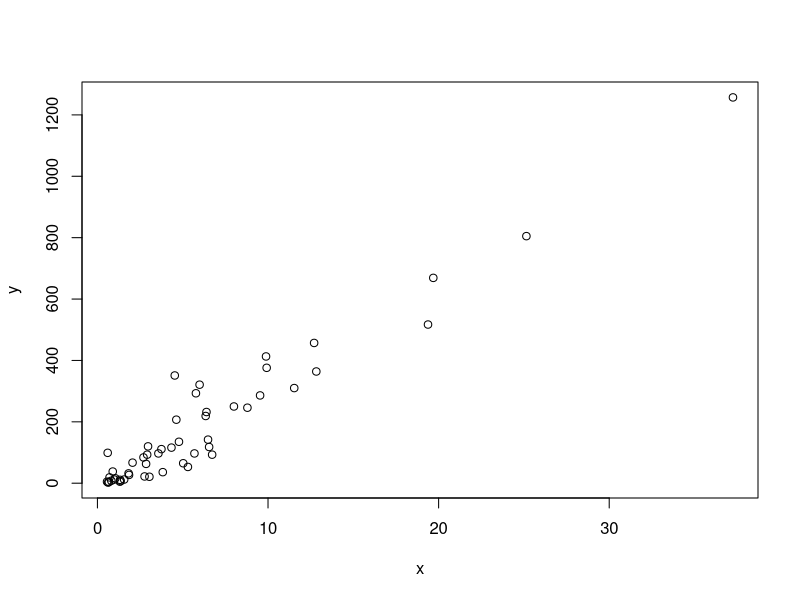
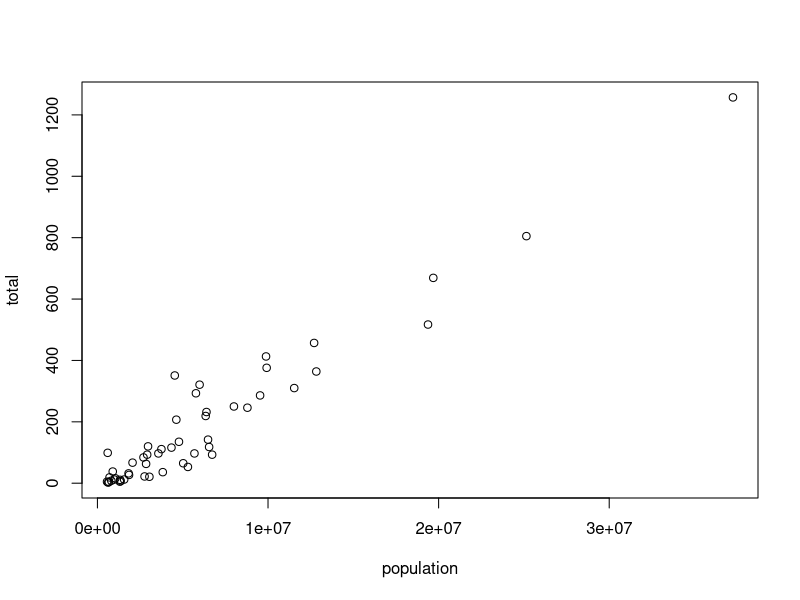
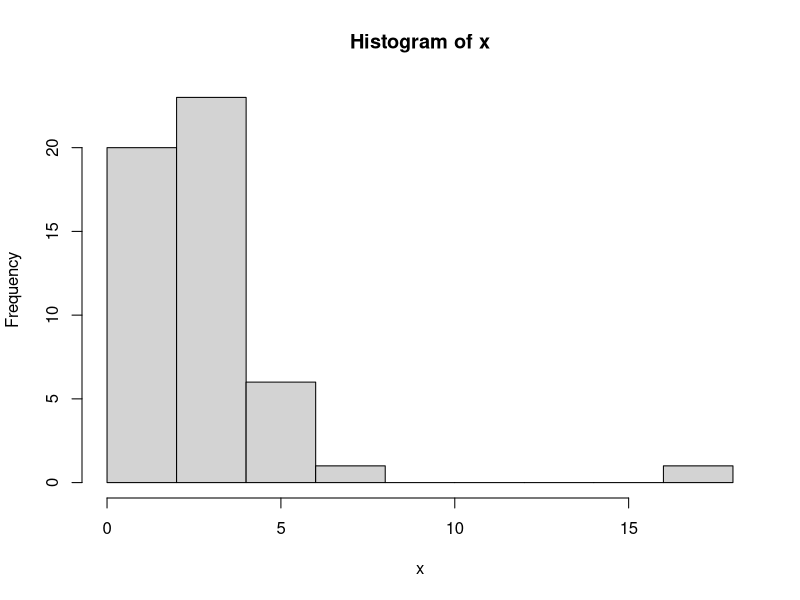
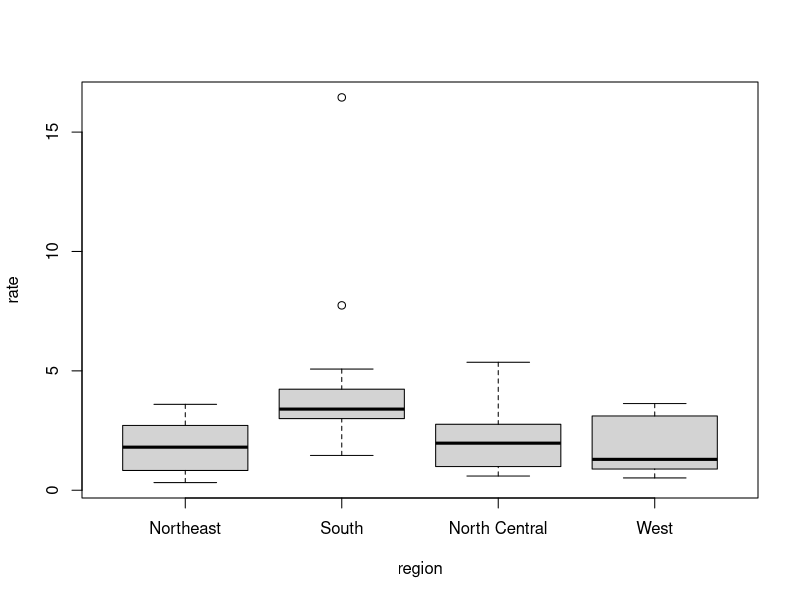
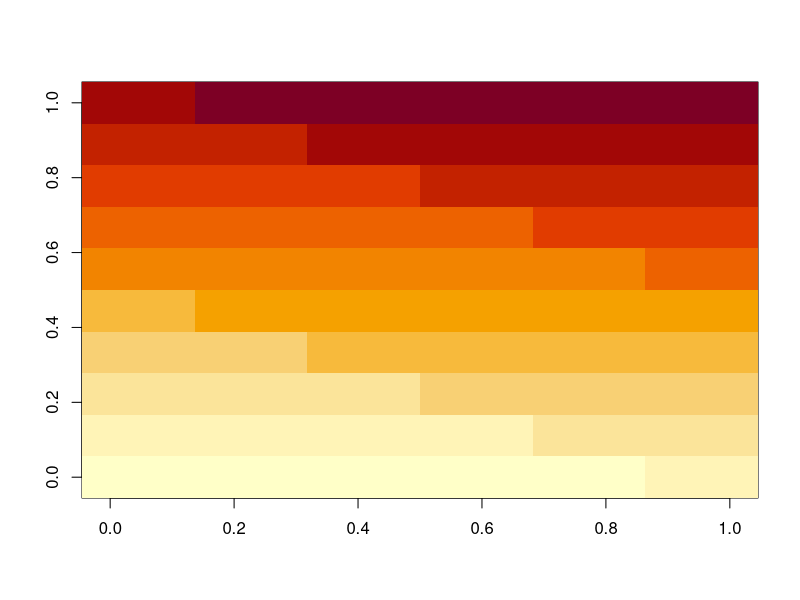
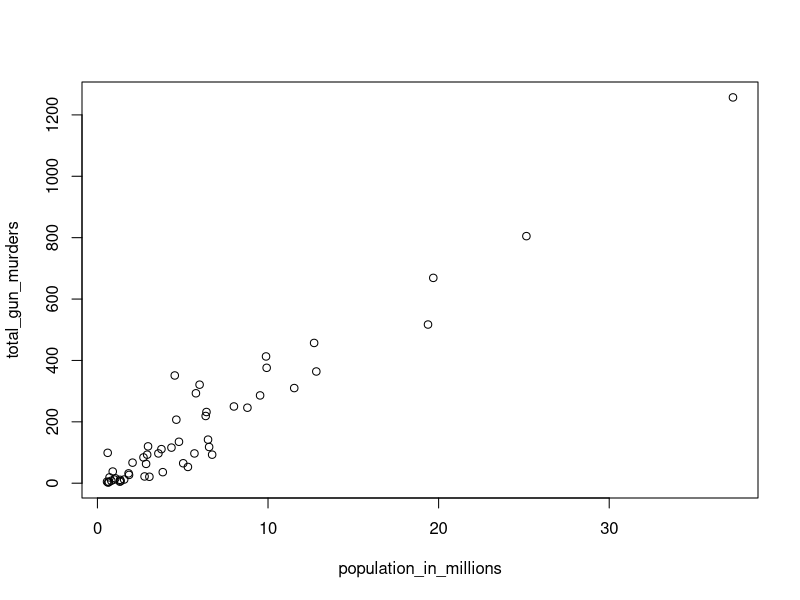
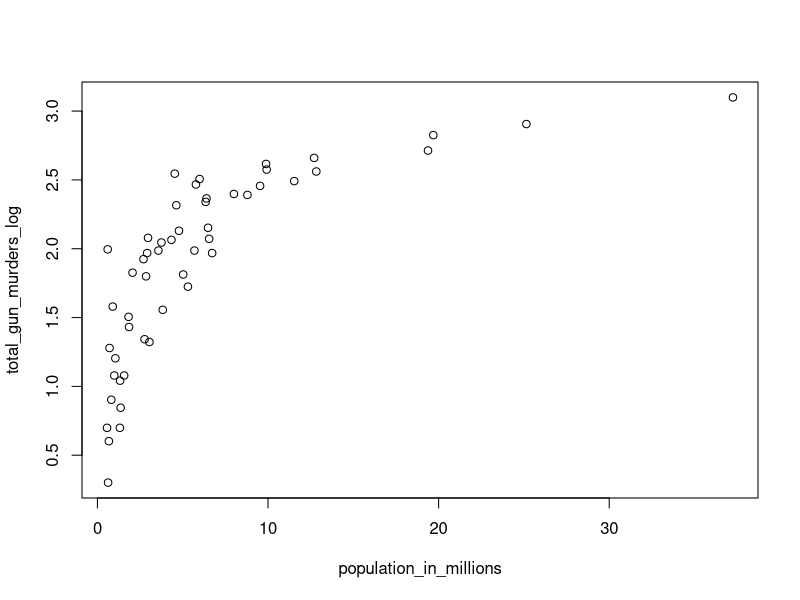
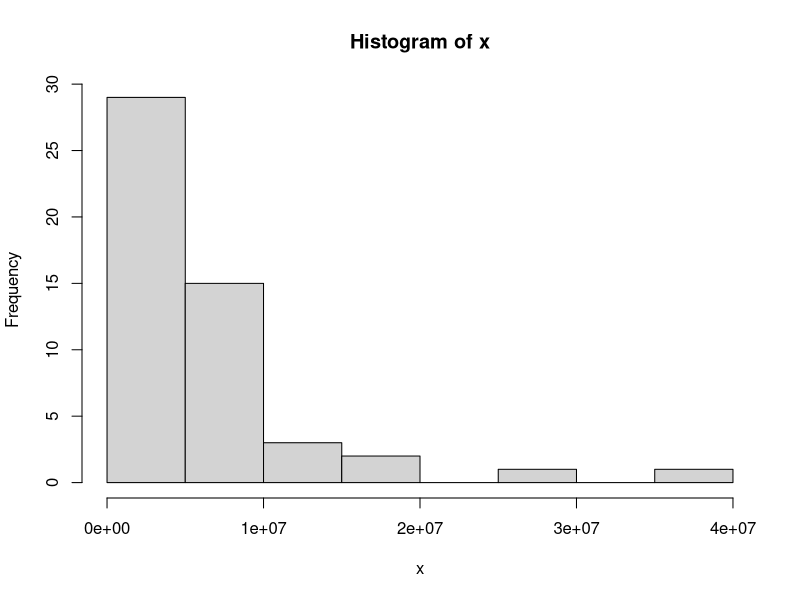

R code for these plots, in order:
## ---- chunk 1
x <- c(1, "canada", 3)
## ---- chunk 2
x
class(x)
## ---- chunk 3
x <- 1:5
y <- as.character(x)
y
## ---- chunk 4
as.numeric(y)
## ---- chunk 5
temp <- c(35,88,42,84,81,30)
## ---- chunk 6
city <- c("Beijing","Lagos","Paris","Rio de Janeiro","San Juan","Toronto")
## ---- chunk 7
names(temp) <- city
## ---- chunk 8
temp[1:3]
## ---- chunk 9
temp[c("Paris","San Juan")]
## ---- chunk 10
12:73
## ---- chunk 11
seq(1,100,2)
## ---- chunk 12
b <- seq(6,55,4/7)
b
length(b)
## ---- chunk 13
a <- seq(1,10,0.5)
class(a)
## ---- chunk 14
a <- seq(1,10)
class(a)
## ---- chunk 15
class(1L)
## ---- chunk 16
x <- c("1","3","5")
x
class(x)
x <- as.integer(x)
class(x)
## ---- chunk 17
library(dslabs)
data(murders)
sort(murders$total)
## ---- chunk 18
x <- c(31,4,15,92,65)
sort(x)
## ---- chunk 19
index <- order(x)
x[index]
## ---- chunk 20
x
order(x)
## ---- chunk 21
murders$state[1:6]
murders$abb[1:6]
## ---- chunk 22
ind <- order(murders$total)
murders$abb[ind]
## ---- chunk 23
max(murders$total)
## ---- chunk 24
i_max <- which.max(murders$total)
murders$state[i_max]
## ---- chunk 25
x <- c(31,4,15,92,65)
rank(x)
## ---- chunk 26
library(dslabs)
data("murders")
## ---- chunk 27
pop <- murders$population
sort(pop)
sort(pop)[1]
## ---- chunk 28
ind <- order(pop)
ind
## ---- chunk 29
i_min <- which.min(pop)
pop[i_min]
## ---- chunk 30
states <- murders$state
states[i_min]
## ---- chunk 31
temp <- c(35,88,42,84,81,30)
city <- c("Beijing","Lagos","Paris","Rio de Janeiro","San Juan","Toronto")
city_temps <- data.frame(name = city, temperature = temp)
city_temps
## ---- chunk 32
ranks <- rank(pop)
ranks
my_df <- data.frame(states, ranks)
my_df
## ---- chunk 33
ind <- order(pop)
ind
states[ind]
my_df <- data.frame(states[ind],sort(pop))
my_df
## ---- chunk 34
data("na_example")
str(na_example)
## ---- chunk 35
mean(na_example)
## ---- chunk 36
ind <- sum(is.na(na_example))
ind
## ---- chunk 37
mean(na_example, na.rm=TRUE)
## ---- chunk 38
library(dslabs)
data("murders")
murders$state[which.max(murders$population)]
## ---- chunk 39
inches <- c( 69, 62, 66, 70, 70, 73, 67, 73, 67, 70)
## ---- chunk 40
inches*2.54
## ---- chunk 41
inches - 69
## ---- chunk 42
murder_rate <- murders$total / murders$population * 100000
## ---- chunk 43
murders$abb[order(murder_rate)]
## ---- chunk 44
temp <- c(35, 88, 42, 84, 81, 30)
city <- c("Beijing", "Lagos", "Paris", "Rio de Janeiro", 
          "San Juan", "Toronto")
city_temps <- data.frame(name = city, temperature = temp)
## ---- chunk 45
temp_cel <- 5/9 * (temp -32)
temp_cel
city_temps <- data.frame(city, temp, temp_cel)
city_temps
## ---- chunk 46
x <- seq(1:100)
x
y <- 1/x^2
y
sum(y)
## ---- chunk 47
murder_rate <- murders$total / murders$population * 100000
mean(murder_rate)
## ---- chunk 48
library(dslabs)
data("murders")
## ---- chunk 49
murder_rate <- murders$total / murders$population * 100000
## ---- chunk 50
ind <- murder_rate < 0.71
## ---- chunk 51
ind <- murder_rate <= 0.71
## ---- chunk 52
murders$state[ind]
## ---- chunk 53
sum(ind)
## ---- chunk 54
TRUE & TRUE
TRUE & FALSE
FALSE & FALSE
## ---- chunk 55
west <- murders$region == "West"
safe <- murder_rate <= 1
## ---- chunk 56
ind <- safe & west
murders$state[ind]
## ---- chunk 57
ind <- which(murders$state == "California")
murder_rate[ind]
## ---- chunk 58
ind <- match(c("New York", "Florida", "Texas"), murders$state)
ind
## ---- chunk 59
murder_rate[ind]
## ---- chunk 60
c("Boston", "Dakota", "Washington") %in% murders$state
## ---- chunk 61
match(c("New York", "Florida", "Texas"), murders$state)
which(murders$state%in%c("New York", "Florida", "Texas"))
## ---- chunk 62
library(dslabs)
data(murders)
## ---- chunk 63
murder_rate <- murders$total / murders$population * 100000
low <- murder_rate <1
which(low)
## ---- chunk 64
ind <- which(murder_rate <1)
ind
## ---- chunk 65
murders$state[ind]
## ---- chunk 66
north <- murders$region == "Northeast"
ind <- north & low
murders$state[ind]
## ---- chunk 67
below <- murder_rate < mean(murder_rate)
sum(below)
## ---- chunk 68
ind <- which (murders$abb == c("Ak", "MI", "IA"))
murders$state[ind]
## ---- chunk 69
c("MA", "ME", "MI", "MO", "MU") %in% murders$abb
## ---- chunk 70
ind <- !c("MA", "ME", "MI", "MO", "MU") %in% murders$abb
ind
indd <- which(ind == TRUE)
indd
## ---- chunk 71
x <- murders$population / 10^6
y <- murders$total
plot(x, y)
## ---- chunk 72
with(murders, plot(population, total))
## ---- chunk 73
x <- with(murders, total / population * 100000)
hist(x)
## ---- chunk 74
murders$state[which.max(x)]
## ---- chunk 75
murders$rate <- with(murders, total / population * 100000)
boxplot(rate~region, data = murders)
## ---- chunk 76
x <- matrix(1:120, 12, 10)
image(x)
## ---- chunk 77
library(dslabs)
data(murders)
population_in_millions <- murders$population/10^6
total_gun_murders <- murders$total
plot(population_in_millions, total_gun_murders)
## ---- chunk 78
total_gun_murders_log <- log(base = 10, total_gun_murders)
plot(population_in_millions,total_gun_murders_log )
## ---- chunk 79
x <- with(murders, population)
hist(x)
## ---- chunk 80
boxplot( murders$population ~ murders$region)
